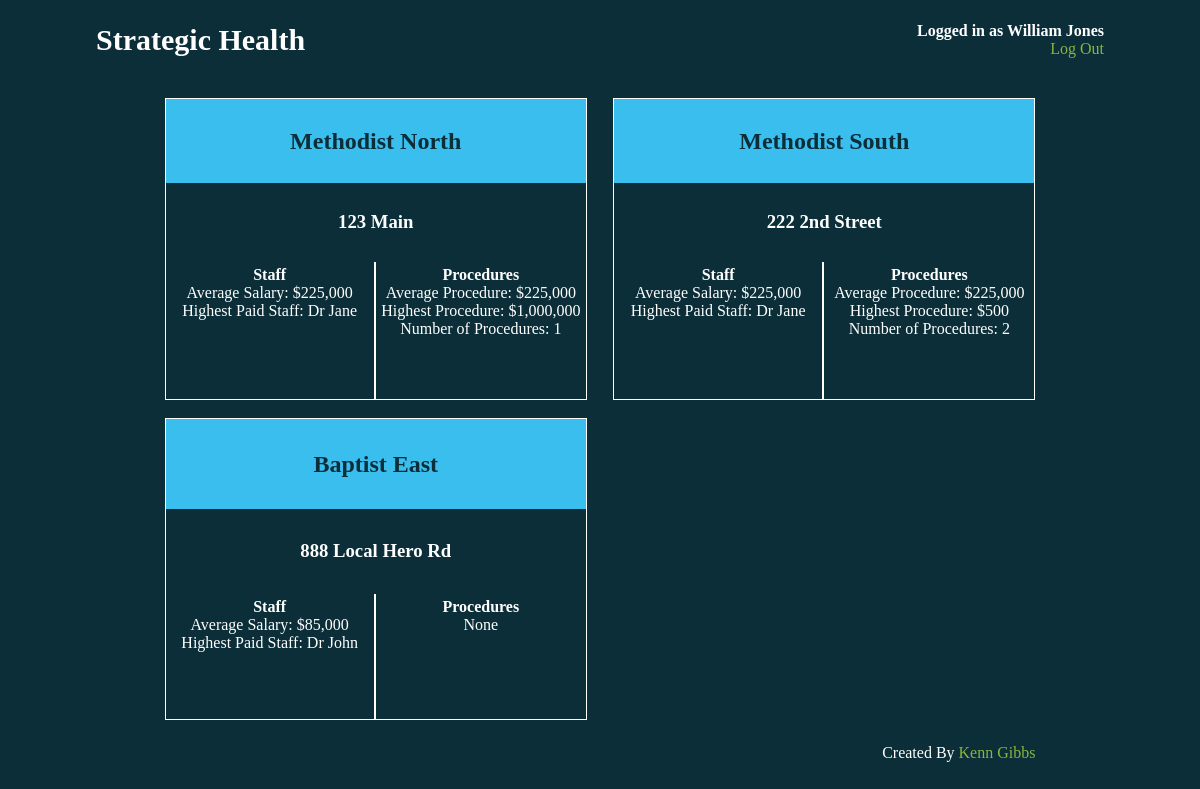
Screenshot of / (signed in) with the database file from the repository.
### stratHealthApp/models.py (models this page shows, shortened)
class Contact(models.Model):
    contact_django_user = models.OneToOneField(User,on_delete=models.CASCADE, primary_key=True)
    contact_name = models.CharField(max_length=200)
    contact_address = models.CharField(max_length=200, blank=True)
    contact_phone = models.CharField(max_length=200, blank=True)
    contact_position = models.CharField(max_length=200, blank=True)
    contact_hospital_list = models.ManyToManyField(Hospital, blank=True)

class Staff(models.Model):
    staff_name = models.CharField(max_length=200)
    staff_startDate = models.DateField()
    staff_position = models.CharField(max_length=200, blank=True)
    staff_salary = models.DecimalField(max_digits=13, decimal_places=3, blank=True)
    staff_hospital_list = models.ManyToManyField(Hospital, blank=True)
    def __str__(self):
        return self.staff_name

class Hospital(models.Model):
    hospital_name = models.CharField(max_length=200)
    hospital_address = models.CharField(max_length=200)
    hospital_hospitalgroup = models.ForeignKey(HospitalGroup, on_delete=models.CASCADE, blank=True, null=True)

class Procedures(models.Model):
    procedure_staff_list = models.ManyToManyField(Staff, blank=True)
    procedure_name = models.CharField(max_length=300)
    procedure_description = models.CharField(max_length=1000, blank=True)
    procedure_date = models.DateTimeField()
    procedure_cost = models.DecimalField(max_digits=16, decimal_places=3, blank=True)
    procedure_hospital = models.ForeignKey(Hospital, on_delete=models.CASCADE, blank=True, null=True)
    procedure_category = models.ForeignKey(ProcedureCategory, on_delete=models.CASCADE, null=True)

### stratHealthApp/views.py (the view, shortened to what this page needs)
# urls.py: path('', views.index, name="index"),
def index(request):
    if request.user.is_authenticated and not request.user.is_superuser:
        logged_in_contact_instance = Contact.objects.get(contact_django_user=request.user)
        hospital_list = logged_in_contact_instance.contact_hospital_list.all()
        total_salary_for_each_hospital = 0
        hospital_info_list = {}  # Used for the dictionary
        for eachHospital in hospital_list:
            highest_paid_staff_instance = 0
            staff_of_each_hospital = Staff.objects.filter(staff_hospital_list = eachHospital)
            if len(staff_of_each_hospital) > 0:
                highest_paid_staff_instance = staff_of_each_hospital[0]
            for eachStaff in staff_of_each_hospital:
                total_salary_for_each_hospital += eachStaff.staff_salary
                if highest_paid_staff_instance.staff_salary < eachStaff.staff_salary:
                    highest_paid_staff_instance = eachStaff
            print(eachHospital.hospital_name)
            total_procedure_cost = 0
            highest_cost_procedure = 0
            procedures_of_each_hospital = Procedures.objects.filter(procedure_hospital=eachHospital)
            if len(procedures_of_each_hospital) > 0:
                highest_cost_procedure = procedures_of_each_hospital[0].procedure_cost
            for eachProcedure in procedures_of_each_hospital:
                print(eachProcedure.procedure_name)
                total_procedure_cost += eachProcedure.procedure_cost
                if highest_cost_procedure < eachProcedure.procedure_cost:
                    highest_cost_procedure = eachProcedure.procedure_cost
            if len(staff_of_each_hospital) > 0:
                salary_average = total_salary_for_each_hospital/len(staff_of_each_hospital)
            else:
                salary_average = 0
            if len(procedures_of_each_hospital) > 0:
                avg_procedure_cost = total_salary_for_each_hospital/len(staff_of_each_hospital)
            else:
                avg_procedure_cost = 0
            print(highest_cost_procedure)
            print(avg_procedure_cost)
            hospital_info_list[eachHospital.hospital_name] = {
                "hospital_address": eachHospital.hospital_address,
                "salary_average": salary_average,
                "highest_paid_staff": highest_paid_staff_instance,
                "avg_procedure_cost": avg_procedure_cost,
                "highest_cost_procedure": highest_cost_procedure,
                "number_of_procedures": len(procedures_of_each_hospital),
            }
            total_salary_for_each_hospital = 0
        context = {
            "contact_name": logged_in_contact_instance.contact_name,
            "hospital_info": hospital_info_list
        }
        return render(request, "stratHealthApp/home.html", context)

### stratHealthApp/templates/stratHealthApp/home.html (shortened to what this page needs)
<!DOCTYPE html>
<html lang="en">
<head>
    {% load static %}
    <link rel="stylesheet" href="{% static 'stratHealthApp/css/home.css' %}">
</head>
<body>
<div id="index_container">
    <div class="header" id="logo_header">
        <h2 >Strategic Health</h2>
    </div>
    <div class="header" id="home_top_right">
        <h4>Logged in as {{ contact_name }}</h4><a href="{% url 'log_user_out' %}">Log Out</a>
    </div>
    {% if hospital_info|length > 0 %}
        <div id="home_form">
            {% for key, value in hospital_info.items %}
                <div id="hospital_container">
                    <h2 id="hospital_name" class="center_text">{{ key }}</h2>
                    <h3 id="hospital_address" class="center_text"> {{ value.hospital_address }}</h3>
                    <div id="hospital_staff">
                        <h4>Staff</h4>
                        {% load humanize %}
                        <p>Average Salary: ${{ value.salary_average|floatformat:0|intcomma  }}</p>
                        <p>Highest Paid Staff: {{ value.highest_paid_staff }}</p>
                    </div>
                    <div id="hospital_procedure">
                        <h4>Procedures</h4>
                        {% if value.number_of_procedures > 0 %}
                            <p>Average Procedure: ${{ value.avg_procedure_cost|floatformat:0|intcomma }}</p>
                            <p>Highest Procedure: ${{ value.highest_cost_procedure|floatformat:0|intcomma }}</p>
                            <p>Number of Procedures: {{ value.number_of_procedures|intcomma }}</p>
                        {% else %}
                            <p>None</p>
                        {% endif %}
                    </div>
                </div>
            {% endfor %}
            <div id="index_footer">
                <p>Created By <a href="https://www.linkedin.com/in/kenngibbs/" target="_blank">Kenn Gibbs</a></p>
            </div>
        </div>
    {% else %}
    <h3 id="zero_hospitals">No hospitals attached to this user.</h3>
    {% endif %}
</div>
</body>
</html>

### stratHealthApp/static/stratHealthApp/css/home.css (style rules this page uses)
* { box-sizing: border-box; padding: 0; margin: 0; }
a { color: #89b640; text-decoration: none; }
body { background: #0b2e39; color: white; }
.header { padding: 1% 0%; display: flex; justify-content: center; flex-direction: column; }
#index_container { padding: 0% 8%; width: 100vw; height: 100vh; max-width: 100%; display: grid; grid-template-columns: 1fr 90% 1fr; grid-template-rows: 10% 1fr 10%; }
#logo_header { font-size: 1.25em; grid-column: 1/4; grid-row: 1; }
#home_top_right { text-align: right; grid-column: 2/4; grid-row: 1; }
#index_footer { text-align: right; grid-column: span 2; height: 10%; margin-bottom: 3%; display: flex; justify-content: center; flex-direction: column; }
#home_form { border-radius: 15px; padding: 2%; grid-column: 2; grid-row: 2; display: grid; grid-template-columns: repeat(2, 1fr); grid-auto-rows: 50%; gap: 3%; }
#hospital_container { border: 1px solid white; text-align: center; display: grid; grid-template-columns: repeat(2, 1fr); }
#hospital_name { color: #0b2e39; background: #3abeee; grid-column: 1/3; grid-row: 1; }
#hospital_address { grid-column: 1/3; grid-row: 2; }
#hospital_staff { grid-column: 1; grid-row: 3; border-right: 2px solid white; padding: 2%; }
#hospital_procedure { grid-column: 2; grid-row: 3; padding: 2%; }
.center_text { display: flex; justify-content: center; flex-direction: column; }

### rows the page displays
Contact: contact_name "William Jones"
Staff: hospital_name "Methodist North", hospital_address "123 Main", salary_average "225,000", highest_paid_staff "Dr Jane", avg_procedure_cost "225,000", highest_cost_procedure "1,000,000", number_of_procedures "1", hospital_name "Methodist South", hospital_address "222 2nd Street", highest_cost_procedure "500", number_of_procedures "2"
Staff: hospital_name "Baptist East", hospital_address "888 Local Hero Rd", salary_average "85,000", highest_paid_staff "Dr John", shows "None"
